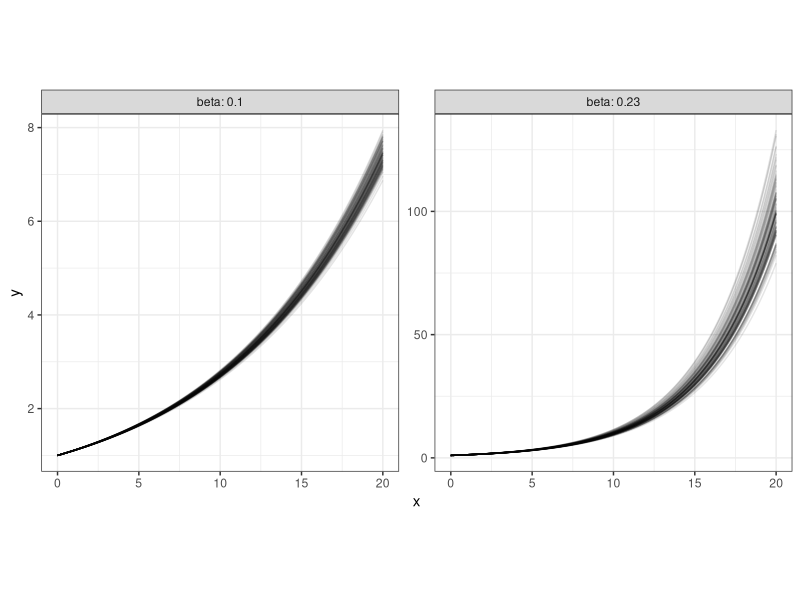
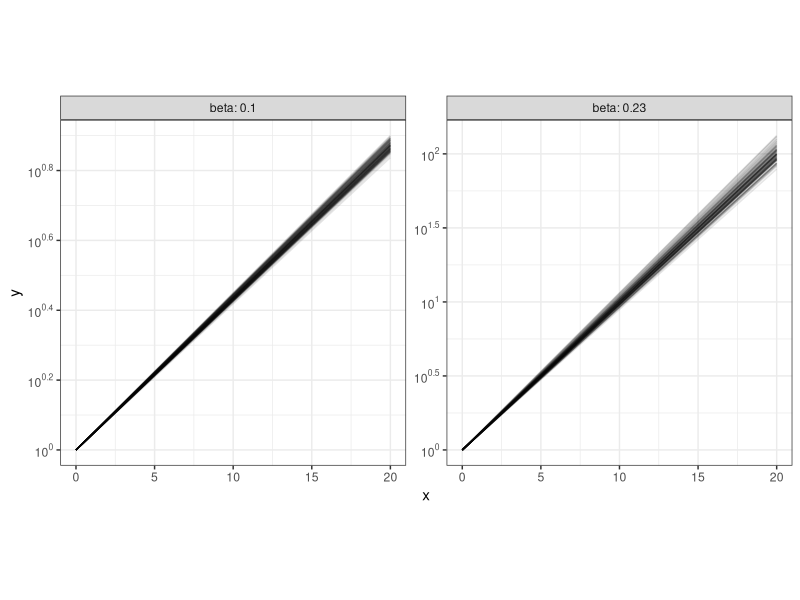
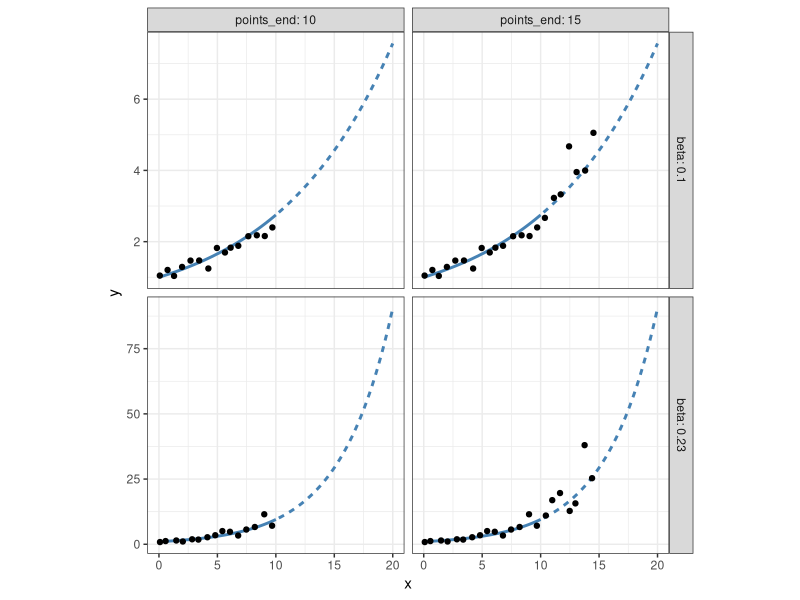
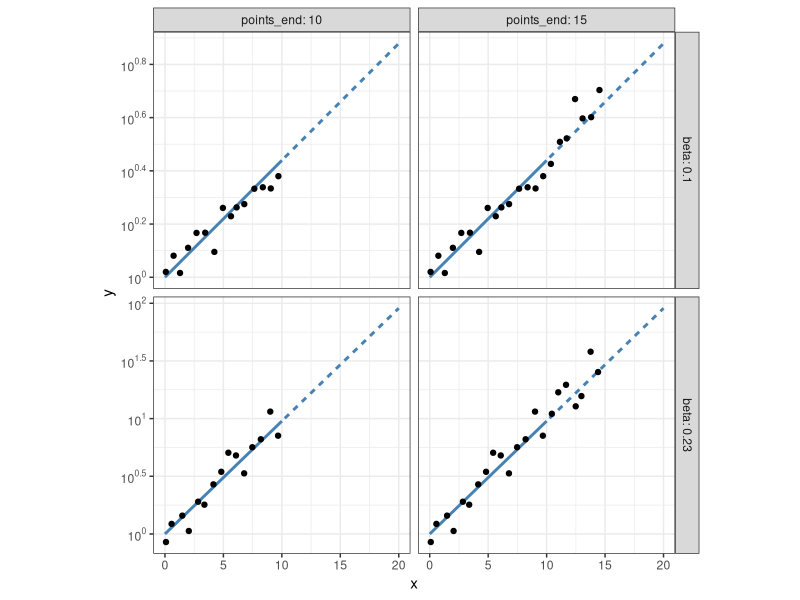
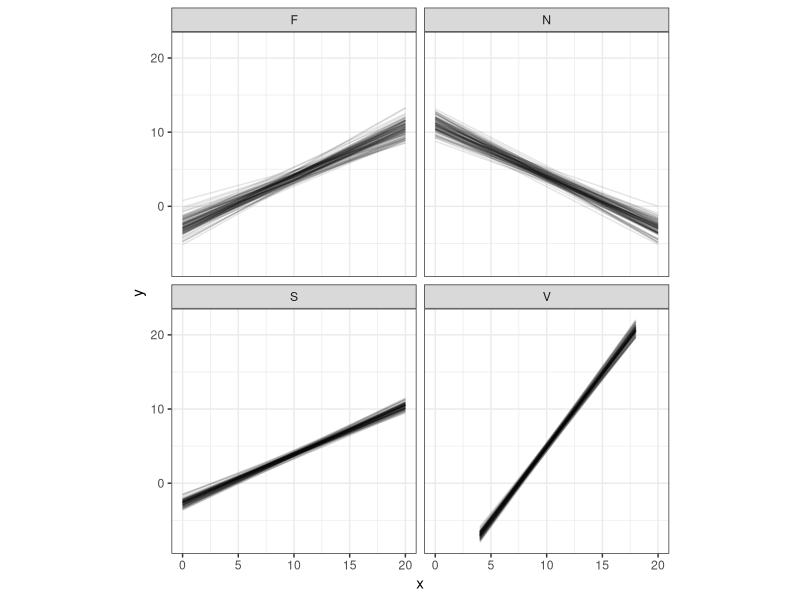
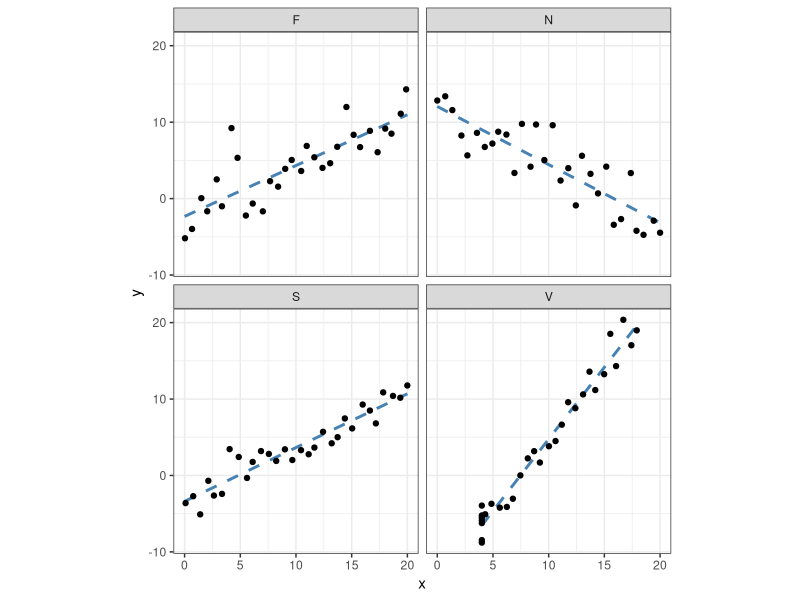

Recreate these plots in R, in order.
## ---- chunk 1
knitr::opts_chunk$set(
	echo = TRUE,
	message = FALSE,
	warning = FALSE,
	fig.align = 'center'
)
library(tidyverse)
library(scales)
library(patchwork)
library(gganimate)
## ---- chunk 2
expDataGen <-
  function(beta,
           sd,
           N = 30,
           x_min = 0,
           x_max = 20,
           x_by  = 0.25){

    # Set up x values
    xVals <- seq(0, x_max, length.out = floor(N*1))
    xVals <- sample(xVals, N, replace = FALSE)
    xVals <- jitter(xVals)
    xVals <- ifelse(xVals < x_min, x_min, xVals) 
    xVals <- ifelse(xVals > x_max, x_max, xVals)

    # Generate "good" errors
    repeat{
      errorVals <- rnorm(length(xVals), 0, sd)
      if(mean(errorVals[floor(N/3)]) < 2*sd & mean(errorVals[floor(N/3)] > -2*sd)){
        break
      }
    }

    # Simulate point data
    point_data <- tibble(x = xVals,
                         y = exp(x*beta + errorVals),
                         dataset = "point_data") %>%
      arrange(x)

    # Obtain starting value for beta
    lm.fit <- lm(log(y) ~ x, data = point_data)
    beta.0 <- coef(lm.fit)[1] %>% as.numeric()
    # Use NLS to fit a better line to the data
    start <- list(beta = beta.0)
    nonlinear.fit <- nls(y ~ exp(x*beta),
                         data = point_data,
                         start = start)
    betahat <- coef(nonlinear.fit)[1] %>% as.numeric()

    # Simulate best fit line data
    line_data <- tibble(x = seq(x_min, x_max, x_by),
                        y = exp(x*betahat),
                        dataset = "line_data")

    data <- list(point_data = point_data, line_data = line_data)

    return(data)
  }
## ---- chunk 3
exp_parameter_details <- data.frame(parm_id = c("exp_low", "exp_high"),
                                     beta = c(0.1, 0.23), 
                                     sd = c(0.09, 0.25)) %>%
                          expand_grid(N = 30,
                                      x_min = 0,
                                      x_max = 20,
                                      x_by = 0.25
                          )
exp_parameter_details %>% knitr::kable()
## ---- chunk 4
exp_data <- exp_parameter_details %>%
  expand_grid(B = c(1:100)) %>%
  mutate(data = purrr::pmap(list(beta  = beta,
                                 sd    = sd,
                                 N     = N,
                                 x_min = x_min,
                                 x_max = x_max,
                                 x_by  = x_by), expDataGen)) %>%
  unnest(data) %>%
  unnest(data) %>%
  dplyr::select(B, dataset, parm_id, beta, x, y)
## ---- chunk 5
exp_data %>%
  filter(dataset == "line_data") %>%
  ggplot(aes(x = x, y = y, group = B)) +
  geom_line(alpha = 0.1) +
  facet_wrap(~beta, labeller = labeller(beta = label_both), scales = "free", ncol = 2) +
  theme_bw() +
  theme(aspect.ratio = 1)

exp_data %>%
  filter(dataset == "line_data") %>%
  ggplot(aes(x = x, y = y, group = B)) +
  geom_line(alpha = 0.1) +
  facet_wrap(~beta, labeller = labeller(beta = label_both), scales = "free", ncol = 2) +
  theme_bw() +
  theme(aspect.ratio = 1) +
  scale_y_log10(breaks = trans_breaks("log10", function(x) 10^x),
              labels = trans_format("log10", math_format(10^.x)))
## ---- chunk 6
point_data <- exp_data %>%
  filter(B == 1, dataset == "point_data") %>%
  select(-dataset) %>%
  nest(point_data = c("x", "y")) %>%
  expand_grid(points_end = c(10, 15)) %>%
  unnest(point_data) %>%
  mutate(y = ifelse(x <= points_end, y, NA)) %>%
  na.omit()

line_data <- exp_data %>%
  filter(B == 1, dataset == "line_data") %>%
  select(-dataset) %>%
  nest(line_data = c("x", "y")) %>%
  expand_grid(points_end = c(10, 15)) %>%
  unnest(line_data) %>%
  mutate(draw_region = factor(ifelse(x <= 10, "shown", "drawn"), levels = c("shown", "drawn")))
## ---- chunk 7
ggplot() +
  geom_line(data = line_data, aes(x = x, y = y, linetype = draw_region), color = "steelblue", size = 1, show.legend = F) +
  geom_point(data = point_data, aes(x = x, y = y)) +
  facet_grid(beta ~ points_end, scales = "free", labeller = labeller(beta = label_both, points_end = label_both)) +
  theme_bw() +
  theme(aspect.ratio = 1)

ggplot() +
  geom_line(data = line_data, aes(x = x, y = y, linetype = draw_region), color = "steelblue", size = 1, show.legend = F) +
  geom_point(data = point_data, aes(x = x, y = y)) +
  facet_grid(beta ~ points_end, scales = "free", labeller = labeller(beta = label_both, points_end = label_both)) +
  theme_bw() +
  theme(aspect.ratio = 1) +
  scale_y_log10(breaks = trans_breaks("log10", function(x) 10^x),
                labels = trans_format("log10", math_format(10^.x)))
## ---- chunk 8
linearDataGen <-
  function(y_xbar,
           slope,
           sigma,
           N = 30,
           x_min = 0,
           x_max = 20,
           x_by  = 0.25){

    # Set up x values
    xVals <- seq(0, x_max, length.out = floor(N*1))
    xVals <- sample(xVals, N, replace = FALSE)
    xVals <- jitter(xVals)
    xVals <- ifelse(xVals < x_min, x_min, xVals)
    xVals <- ifelse(xVals > x_max, x_max, xVals)

    # From slope intercept form
    # y-y_xbar = m(x-xbar)
    # y = m(x-xbar) + y_xbar = mx - mxbar + y_xbar
    yintercept = y_xbar - slope*mean(xVals)

    # Generate "good" errors
    repeat{
      errorVals <- rnorm(N, 0, sigma)
      if(mean(errorVals[floor(N/3)]) < 2*sigma & mean(errorVals[floor(N/3)] > -2*sigma)){
        break
      }
    }

    # Simulate point data
    point_data <- tibble(dataset = "point_data",
                         x = xVals,
                         y = yintercept + slope*x + errorVals) %>%
      arrange(x)

    # Obtain least squares regression coefficients
    lm.fit <- lm(y ~ x, data = point_data)
    yintercepthat <- coef(lm.fit)[1] %>% as.numeric()
    slopehat <- coef(lm.fit)[2] %>% as.numeric()

    # Simulate best fit line data
    line_data <- tibble(dataset = "line_data",
                        x = seq(x_min, x_max, x_by),
                        y = yintercepthat + slopehat*x)

    data <- list(point_data = point_data, line_data = line_data)

    return(data)
  }
## ---- chunk 9
eyefitting_parameter_details <- tibble(
                                  parm_id = c("S", "F", "V", "N"),
                                  y_xbar = c(3.88, 3.9, 3.89, 4.11),
                                  slope  = c(0.66, 0.66, 1.98, -0.70),
                                  sigma  = c(1.3, 2.8, 1.5, 2.5),
                                  x_min   = c(0, 0, 4, 0),
                                  x_max   = c(20, 20, 18, 20)) %>%
                                expand_grid(x_by = 0.25)
eyefitting_parameter_details %>% knitr::kable()
## ---- chunk 10
eyefitting_data <- eyefitting_parameter_details %>%
  expand_grid(B = c(1:100)) %>%
  mutate(data = purrr::pmap(list(y_xbar = y_xbar,
                                 slope = slope,
                                 sigma = sigma,
                                 x_min = x_min,
                                 x_max = x_max,
                                 x_by = x_by), linearDataGen)) %>%
  unnest(data) %>%
  unnest(data) %>%
  dplyr::select(B, dataset, parm_id, x, y)
## ---- chunk 11
eyefitting_data %>%
  filter(dataset == "line_data") %>%
  ggplot(aes(x = x, y = y, group = B)) +
  geom_line(alpha = 0.1) +
  facet_wrap(~parm_id, ncol = 2) +
  theme_bw() +
  theme(aspect.ratio = 1)
## ---- chunk 12
point_data <- eyefitting_data %>%
  filter(B == 1, dataset == "point_data")

line_data <- eyefitting_data %>%
  filter(B == 1, dataset == "line_data")
## ---- chunk 13
ggplot() +
  geom_line(data = line_data, aes(x = x, y = y), linetype = "dashed", color = "steelblue", size = 1, show.legend = F) +
  geom_point(data = point_data, aes(x = x, y = y)) +
  facet_wrap(~ parm_id, ncol = 2) +
  theme_bw() +
  theme(aspect.ratio = 1)
